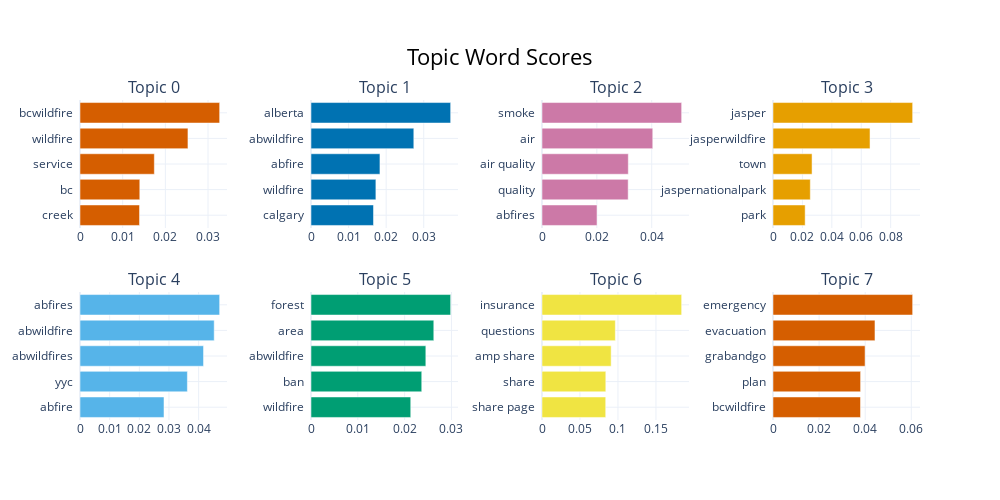

The notebook cell saved with this chart:
### Code cell
topic_model.visualize_barchart()

### Figure 1 — Plotly figure (JSON) as saved in the notebook; plotly's stock layout.template omitted (floating-point values rounded to 4 significant figures)
{"data": [{"marker": {"color": "#D55E00"}, "orientation": "h", "type": "bar", "x": [0.01395, 0.01401, 0.01742, 0.02529, 0.03272], "xaxis": "x", "y": ["creek  ", "bc  ", "service  ", "wildfire  ", "bcwildfire  "], "yaxis": "y"}, {"marker": {"color": "#0072B2"}, "orientation": "h", "type": "bar", "x": [0.01663, 0.01727, 0.01835, 0.02736, 0.03716], "xaxis": "x2", "y": ["calgary  ", "wildfire  ", "abfire  ", "abwildfire  ", "alberta  "], "yaxis": "y2"}, {"marker": {"color": "#CC79A7"}, "orientation": "h", "type": "bar", "x": [0.02006, 0.03142, 0.03146, 0.04038, 0.05091], "xaxis": "x3", "y": ["abfires  ", "quality  ", "air quality  ", "air  ", "smoke  "], "yaxis": "y3"}, {"marker": {"color": "#E69F00"}, "orientation": "h", "type": "bar", "x": [0.02186, 0.02536, 0.02655, 0.06596, 0.09495], "xaxis": "x4", "y": ["park  ", "jaspernationalpark  ", "town  ", "jasperwildfire  ", "jasper  "], "yaxis": "y4"}, {"marker": {"color": "#56B4E9"}, "orientation": "h", "type": "bar", "x": [0.02832, 0.03621, 0.04165, 0.04525, 0.04709], "xaxis": "x5", "y": ["abfire  ", "yyc  ", "abwildfires  ", "abwildfire  ", "abfires  "], "yaxis": "y5"}, {"marker": {"color": "#009E73"}, "orientation": "h", "type": "bar", "x": [0.02131, 0.02366, 0.02453, 0.02623, 0.02983], "xaxis": "x6", "y": ["wildfire  ", "ban  ", "abwildfire  ", "area  ", "forest  "], "yaxis": "y6"}, {"marker": {"color": "#F0E442"}, "orientation": "h", "type": "bar", "x": [0.08387, 0.08401, 0.09104, 0.09656, 0.1838], "xaxis": "x7", "y": ["share page  ", "share  ", "amp share  ", "questions  ", "insurance  "], "yaxis": "y7"}, {"marker": {"color": "#D55E00"}, "orientation": "h", "type": "bar", "x": [0.03797, 0.03801, 0.03995, 0.04424, 0.0606], "xaxis": "x8", "y": ["bcwildfire  ", "plan  ", "grabandgo  ", "evacuation  ", "emergency  "], "yaxis": "y8"}], "layout": {"annotations": [{"font": {"size": 16}, "showarrow": false, "text": "Topic 0", "x": 0.0875, "xanchor": "center", "xref": "paper", "y": 1, "yanchor": "bottom", "yref": "paper"}, {"font": {"size": 16}, "showarrow": false, "text": "Topic 1", "x": 0.3625, "xanchor": "center", "xref": "paper", "y": 1, "yanchor": "bottom", "yref": "paper"}, {"font": {"size": 16}, "showarrow": false, "text": "Topic 2", "x": 0.6375, "xanchor": "center", "xref": "paper", "y": 1, "yanchor": "bottom", "yref": "paper"}, {"font": {"size": 16}, "showarrow": false, "text": "Topic 3", "x": 0.9125, "xanchor": "center", "xref": "paper", "y": 1, "yanchor": "bottom", "yref": "paper"}, {"font": {"size": 16}, "showarrow": false, "text": "Topic 4", "x": 0.0875, "xanchor": "center", "xref": "paper", "y": 0.4, "yanchor": "bottom", "yref": "paper"}, {"font": {"size": 16}, "showarrow": false, "text": "Topic 5", "x": 0.3625, "xanchor": "center", "xref": "paper", "y": 0.4, "yanchor": "bottom", "yref": "paper"}, {"font": {"size": 16}, "showarrow": false, "text": "Topic 6", "x": 0.6375, "xanchor": "center", "xref": "paper", "y": 0.4, "yanchor": "bottom", "yref": "paper"}, {"font": {"size": 16}, "showarrow": false, "text": "Topic 7", "x": 0.9125, "xanchor": "center", "xref": "paper", "y": 0.4, "yanchor": "bottom", "yref": "paper"}], "height": 500, "hoverlabel": {"bgcolor": "white", "font": {"family": "Rockwell", "size": 16}}, "showlegend": false, "title": {"font": {"color": "Black", "size": 22}, "text": "Topic Word Scores", "x": 0.5, "xanchor": "center", "yanchor": "top"}, "width": 1000, "xaxis": {"anchor": "y", "domain": [0, 0.175], "showgrid": true}, "xaxis2": {"anchor": "y2", "domain": [0.275, 0.45], "showgrid": true}, "xaxis3": {"anchor": "y3", "domain": [0.55, 0.725], "showgrid": true}, "xaxis4": {"anchor": "y4", "domain": [0.825, 1], "showgrid": true}, "xaxis5": {"anchor": "y5", "domain": [0, 0.175], "showgrid": true}, "xaxis6": {"anchor": "y6", "domain": [0.275, 0.45], "showgrid": true}, "xaxis7": {"anchor": "y7", "domain": [0.55, 0.725], "showgrid": true}, "xaxis8": {"anchor": "y8", "domain": [0.825, 1], "showgrid": true}, "yaxis": {"anchor": "x", "domain": [0.6, 1], "showgrid": true}, "yaxis2": {"anchor": "x2", "domain": [0.6, 1], "showgrid": true}, "yaxis3": {"anchor": "x3", "domain": [0.6, 1], "showgrid": true}, "yaxis4": {"anchor": "x4", "domain": [0.6, 1], "showgrid": true}, "yaxis5": {"anchor": "x5", "domain": [0, 0.4], "showgrid": true}, "yaxis6": {"anchor": "x6", "domain": [0, 0.4], "showgrid": true}, "yaxis7": {"anchor": "x7", "domain": [0, 0.4], "showgrid": true}, "yaxis8": {"anchor": "x8", "domain": [0, 0.4], "showgrid": true}}}
